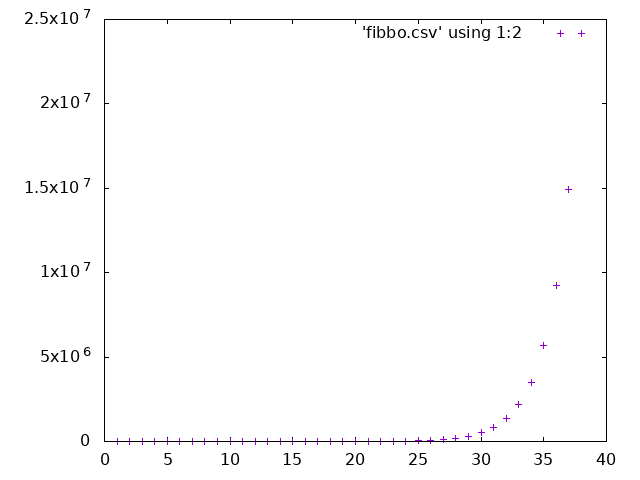

Here is the gnuplot script that generated this plot:
#!/usr/bin/gnuplot

set datafile separator ","

set output "fibbo.png"
set term png

plot 'fibbo.csv' using 1:2

